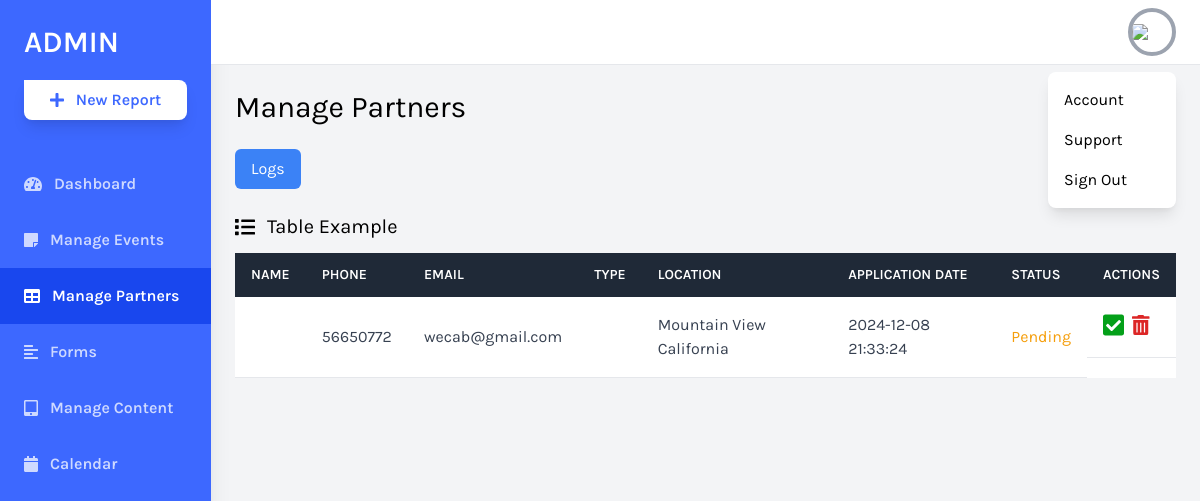
The page /daskboard/partners.php on the database as committed earlier.
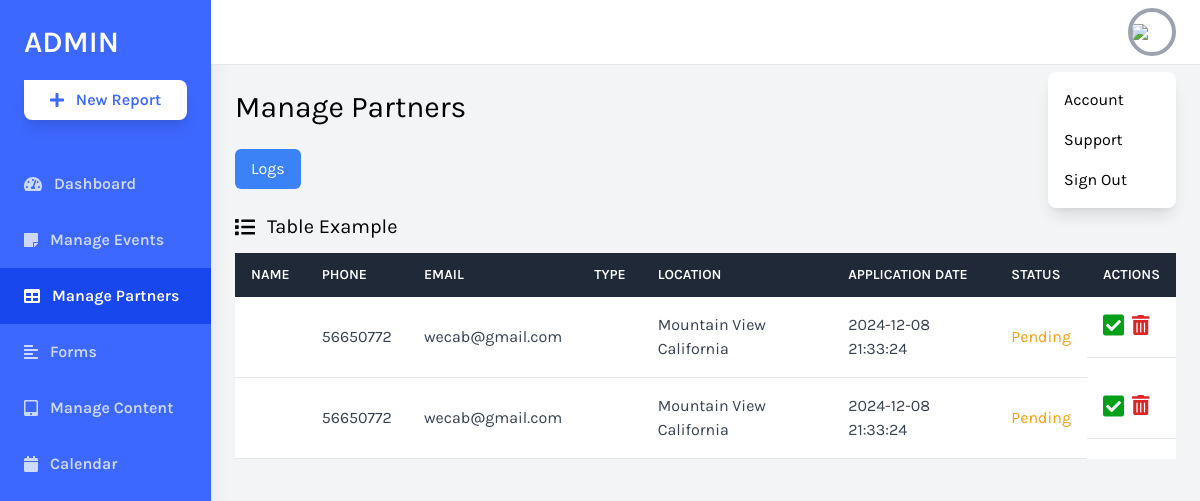
The same page on the database as committed later.
### tables this page shows
CREATE TABLE `partenaires` (
  `IDpartenaire` int(11) NOT NULL,
  `firstname` varchar(20) NOT NULL,
  `lastname` varchar(20) NOT NULL,
  `role` varchar(30) NOT NULL,
  `email` varchar(30) NOT NULL,
  `password` varchar(30) NOT NULL,
  `username` varchar(30) NOT NULL,
  `vertical` varchar(30) NOT NULL,
  `businessName` varchar(100) NOT NULL,
  `location` varchar(30) NOT NULL,
  `tel` varchar(30) NOT NULL,
  `statue` enum('P','A','D') NOT NULL DEFAULT 'P',
  `dateapplication` timestamp NOT NULL DEFAULT current_timestamp() ON UPDATE current_timestamp(),
  `message` text NOT NULL
);

### daskboard/partners.php (the view, shortened to what the changed rows need)
<?php
include "conn.php";
$req = "select * from partenaires where statue = 'P' ";
$res = mysqli_query($conn, $req);
?>
<!DOCTYPE html>
<html lang="en">
<head>
    <link href="https://cdnjs.cloudflare.com/ajax/libs/tailwindcss/2.2.19/tailwind.min.css" rel="stylesheet">
</head>
<body class="bg-gray-100 font-family-karla flex">
    <div class="relative w-full flex flex-col h-screen overflow-y-hidden">
        <div class="w-full h-screen overflow-x-hidden border-t flex flex-col">
            <main class="w-full flex-grow p-6">
                <h1 class="text-3xl text-black pb-6">Manage Partners</h1>
                <div class="w-full mt-6">
                    <div class="bg-white overflow-auto">
                        <table class="min-w-full bg-white">
                            <thead class="bg-gray-800 text-white">
                                <tr>
                                    <th class="text-left py-3 px-4 uppercase font-semibold text-sm">Name</th>
                                    <th class="text-left py-3 px-4 uppercase font-semibold text-sm">Phone</th>
                                    <th class="text-left py-3 px-4 uppercase font-semibold text-sm">Email</th>
                                    <th class="text-left py-3 px-4 uppercase font-semibold text-sm">Type</th>
                                    <th class="text-left py-3 px-4 uppercase font-semibold text-sm">Location</th>
                                    <th class="text-left py-3 px-4 uppercase font-semibold text-sm">Application date</th>
                                    <th class="text-left py-3 px-4 uppercase font-semibold text-sm">Status</th>
                                    <th class="text-left py-3 px-4 uppercase font-semibold text-sm">Actions</th>
                                </tr>
                            </thead>
                            <tbody class="text-gray-700">
                            <tr>
                            <?php
                                    if(mysqli_num_rows($res)) {
                                        while($row = mysqli_fetch_assoc($res)) {
                                            echo "<td class='py-4 px-4 border-b border-grey-light'>" .$row['username'] ."</td>";
                                            echo "<td class='py-4 px-4 border-b border-grey-light'>" .$row['tel'] ."</td>";
                                            echo "<td class='py-4 px-4 border-b border-grey-light'>" .$row['email'] ."</td>";
                                            echo "<td class='py-4 px-4 border-b border-grey-light'>" .$row['typepartenaire'] ."</td>";
                                            echo "<td class='py-4 px-4 border-b border-grey-light'>" .$row['location'] ."</td>";
                                            echo "<td class='py-4 px-4 border-b border-grey-light'>" .$row['dateapplication'] ."</td>";
                                            if($row['statue'] =="P") {
                                                echo "<td class='py-4 px-4 border-b border-grey-light text-yellow-500'>Pending</td>";
                                            }
                                            echo "<td class='py-4 px-4 border-b border-grey-light flex items-center '>
                                      <a href='partnersAccept.php?IDpartenaire=".$row['IDpartenaire']."'>
                                            <i class='fas fa-check-square text-2xl'
                                                style='color: rgb(4, 160, 25);'></i></a>
                                        <a href='partnersPending.php?IDpartenaire=".$row['IDpartenaire']."'>
                                            <i class='fas fa-trash-alt text-xl text-red-600 ml-2'
                                                aria-hidden='true'></i></a>
                                    </td>
                                </tr>";
                                        }
                                    }
                                    ?>
                            </tbody>
                        </table>
                    </div>
                </div>
            </main>
        </div>
    </div>
</body>
</html>

Rows that differ between the two databases and show on the page:
added partenaires: tel "56650772", email "wecab@gmail.com", location "Mountain View California", dateapplication "2024-12-08 21:33:24", statue "Pending"
